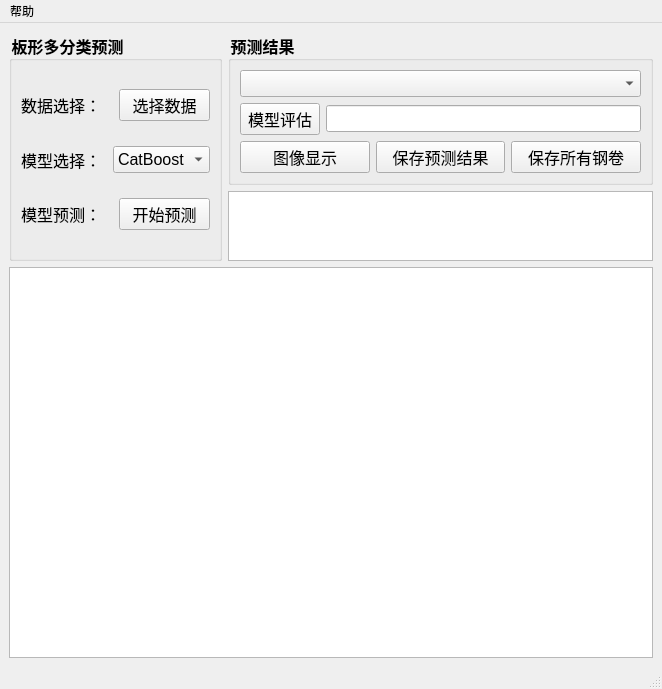
<?xml version="1.0" encoding="UTF-8"?>
<ui version="4.0">
 <class>MainWindowC</class>
 <widget class="QMainWindow" name="MainWindowC">
  <property name="geometry">
   <rect>
    <x>0</x>
    <y>0</y>
    <width>662</width>
    <height>689</height>
   </rect>
  </property>
  <property name="minimumSize">
   <size>
    <width>662</width>
    <height>689</height>
   </size>
  </property>
  <property name="windowTitle">
   <string>板形缺陷模式多分类预测</string>
  </property>
  <widget class="QWidget" name="centralwidget">
   <layout class="QGridLayout" name="gridLayout_3">
    <item row="0" column="0">
     <layout class="QVBoxLayout" name="verticalLayout_2" stretch="2,6">
      <item>
       <layout class="QHBoxLayout" name="horizontalLayout_5" stretch="1,2">
        <item>
         <widget class="QGroupBox" name="groupBox_2">
          <property name="font">
           <font>
            <family>华光细圆_CNKI</family>
            <pointsize>12</pointsize>
            <weight>75</weight>
            <bold>true</bold>
           </font>
          </property>
          <property name="styleSheet">
           <string notr="true">QGroupBox::title{
	font-size: 13px;
	font-weight: bold;
	}</string>
          </property>
          <property name="title">
           <string>板形多分类预测</string>
          </property>
          <layout class="QGridLayout" name="gridLayout">
           <item row="1" column="0">
            <layout class="QHBoxLayout" name="horizontalLayout_2">
             <item>
              <widget class="QLabel" name="label_2">
               <property name="font">
                <font>
                 <pointsize>12</pointsize>
                </font>
               </property>
               <property name="text">
                <string>模型选择：</string>
               </property>
              </widget>
             </item>
             <item>
              <widget class="QComboBox" name="comboBox">
               <property name="font">
                <font>
                 <pointsize>12</pointsize>
                </font>
               </property>
               <item>
                <property name="text">
                 <string>CatBoost</string>
                </property>
               </item>
               <item>
                <property name="text">
                 <string>DT</string>
                </property>
               </item>
               <item>
                <property name="text">
                 <string>RF</string>
                </property>
               </item>
              </widget>
             </item>
            </layout>
           </item>
           <item row="0" column="0">
            <layout class="QHBoxLayout" name="horizontalLayout">
             <item>
              <widget class="QLabel" name="label">
               <property name="font">
                <font>
                 <pointsize>12</pointsize>
                </font>
               </property>
               <property name="text">
                <string>数据选择：</string>
               </property>
              </widget>
             </item>
             <item>
              <widget class="QPushButton" name="pushButton">
               <property name="font">
                <font>
                 <pointsize>12</pointsize>
                </font>
               </property>
               <property name="text">
                <string>选择数据</string>
               </property>
              </widget>
             </item>
            </layout>
           </item>
           <item row="2" column="0">
            <layout class="QHBoxLayout" name="horizontalLayout_3">
             <item>
              <widget class="QLabel" name="label_3">
               <property name="font">
                <font>
                 <pointsize>12</pointsize>
                </font>
               </property>
               <property name="text">
                <string>模型预测：</string>
               </property>
              </widget>
             </item>
             <item>
              <widget class="QPushButton" name="pushButton_2">
               <property name="font">
                <font>
                 <pointsize>12</pointsize>
                </font>
               </property>
               <property name="text">
                <string>开始预测</string>
               </property>
              </widget>
             </item>
            </layout>
           </item>
          </layout>
         </widget>
        </item>
        <item>
         <layout class="QVBoxLayout" name="verticalLayout_7" stretch="4,1">
          <item>
           <widget class="QGroupBox" name="groupBox_4">
            <property name="font">
             <font>
              <family>华光细圆_CNKI</family>
              <pointsize>12</pointsize>
              <weight>75</weight>
              <bold>true</bold>
             </font>
            </property>
            <property name="styleSheet">
             <string notr="true">QGroupBox::title{
	font-size: 13px;
	font-weight: bold;
	}</string>
            </property>
            <property name="title">
             <string>预测结果</string>
            </property>
            <layout class="QGridLayout" name="gridLayout_2">
             <item row="1" column="0">
              <layout class="QVBoxLayout" name="verticalLayout">
               <item>
                <layout class="QHBoxLayout" name="horizontalLayout_4">
                 <item>
                  <widget class="QPushButton" name="pushButton_3">
                   <property name="font">
                    <font>
                     <pointsize>12</pointsize>
                    </font>
                   </property>
                   <property name="text">
                    <string>模型评估</string>
                   </property>
                  </widget>
                 </item>
                 <item>
                  <widget class="QLineEdit" name="lineEdit">
                   <property name="font">
                    <font>
                     <pointsize>12</pointsize>
                    </font>
                   </property>
                   <property name="text">
                    <string/>
                   </property>
                  </widget>
                 </item>
                </layout>
               </item>
               <item>
                <layout class="QHBoxLayout" name="horizontalLayout_6">
                 <item>
                  <widget class="QPushButton" name="pushButton_7">
                   <property name="font">
                    <font>
                     <pointsize>12</pointsize>
                    </font>
                   </property>
                   <property name="text">
                    <string>图像显示</string>
                   </property>
                  </widget>
                 </item>
                 <item>
                  <widget class="QPushButton" name="pushButton_6">
                   <property name="font">
                    <font>
                     <pointsize>12</pointsize>
                    </font>
                   </property>
                   <property name="text">
                    <string>保存预测结果</string>
                   </property>
                  </widget>
                 </item>
                 <item>
                  <widget class="QPushButton" name="pushButton_4">
                   <property name="font">
                    <font>
                     <pointsize>12</pointsize>
                    </font>
                   </property>
                   <property name="text">
                    <string>保存所有钢卷</string>
                   </property>
                  </widget>
                 </item>
                </layout>
               </item>
              </layout>
             </item>
             <item row="0" column="0">
              <widget class="QComboBox" name="comboBox_2">
               <property name="font">
                <font>
                 <pointsize>12</pointsize>
                </font>
               </property>
              </widget>
             </item>
            </layout>
           </widget>
          </item>
          <item>
           <widget class="QTextEdit" name="textEdit">
            <property name="font">
             <font>
              <pointsize>12</pointsize>
             </font>
            </property>
           </widget>
          </item>
         </layout>
        </item>
       </layout>
      </item>
      <item>
       <layout class="QVBoxLayout" name="verticalLayout_8">
        <item>
         <layout class="QVBoxLayout" name="verticalLayout_4">
          <item>
           <widget class="QTextEdit" name="textEdit_2"/>
          </item>
         </layout>
        </item>
        <item>
         <layout class="QVBoxLayout" name="verticalLayout_5"/>
        </item>
       </layout>
      </item>
     </layout>
    </item>
   </layout>
  </widget>
  <widget class="QMenuBar" name="menubar">
   <property name="geometry">
    <rect>
     <x>0</x>
     <y>0</y>
     <width>662</width>
     <height>23</height>
    </rect>
   </property>
   <widget class="QMenu" name="menu">
    <property name="title">
     <string>帮助</string>
    </property>
    <addaction name="help"/>
   </widget>
   <addaction name="menu"/>
  </widget>
  <widget class="QStatusBar" name="statusbar"/>
  <action name="help">
   <property name="text">
    <string>打开帮助文档</string>
   </property>
  </action>
 </widget>
 <resources/>
 <connections/>
</ui>
